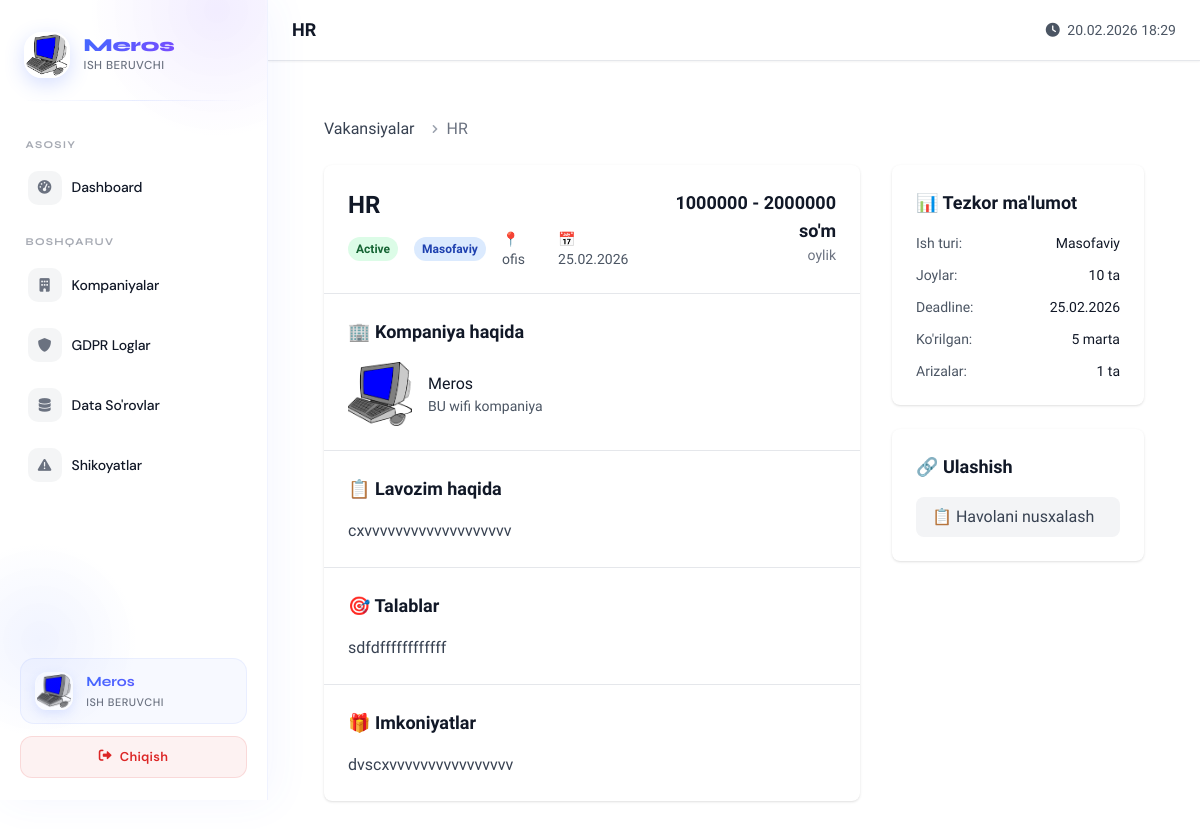
The page /job/2/ (signed in) on the database its author committed.
### hr_bolim/models.py (models this page shows, shortened)
class EmployerJob(models.Model):
    STATUS_CHOICES = (
        ("draft", "Draft"),
        ("active", "Active"),
        ("closed", "Closed"),
        ("paused", "Paused"),
    )
    EMPLOYMENT_TYPE = (
        ("full-time", "To'liq stavka"),
        ("part-time", "Qisman stavka"),
        ("remote", "Masofaviy"),
        ("hybrid", "Gibrid"),
        ("internship", "Stajirovka"),
    )
    company = models.ForeignKey(Company, on_delete=models.CASCADE, related_name='jobs')
    title = models.CharField(max_length=200)
    employment_type = models.CharField(max_length=50, choices=EMPLOYMENT_TYPE)
    salary_min = models.DecimalField(max_digits=12, decimal_places=0, blank=True, null=True)
    salary_max = models.DecimalField(max_digits=12, decimal_places=0, blank=True, null=True)
    requirements = models.TextField()
    responsibilities = models.TextField()
    benefits = models.TextField(blank=True, null=True)
    location = models.CharField(max_length=200)
    deadline = models.DateTimeField()
    positions_count = models.PositiveIntegerField(default=1)
    status = models.CharField(max_length=20, choices=STATUS_CHOICES, default="draft")
    view_count = models.PositiveIntegerField(default=0)
    application_count = models.PositiveIntegerField(default=0)
    created_at = models.DateTimeField(auto_now_add=True)
    updated_at = models.DateTimeField(auto_now=True)

class CompanyProfile(models.Model):
    company = models.OneToOneField(Company, on_delete=models.CASCADE, related_name='profile')
    logo = models.ImageField(upload_to='company_logos/', blank=True, null=True)
    description = models.TextField()
    address = models.TextField()
    website = models.URLField(blank=True, null=True)
    facebook = models.URLField(blank=True, null=True)
    linkedin = models.URLField(blank=True, null=True)
    instagram = models.URLField(blank=True, null=True)
    telegram = models.URLField(blank=True, null=True)
    total_jobs_posted = models.PositiveIntegerField(default=0)
    total_applications = models.PositiveIntegerField(default=0)
    profile_views = models.PositiveIntegerField(default=0)
    created_at = models.DateTimeField(auto_now_add=True)
    updated_at = models.DateTimeField(auto_now=True)

class Company(models.Model):
    user = models.OneToOneField(User, on_delete=models.CASCADE, related_name='company')
    company_name = models.CharField(max_length=200)
    stir = models.CharField(max_length=50, unique=True, help_text="STIR / Ro'yxat raqami")
    email = models.EmailField()
    responsible_person = models.CharField(max_length=150)
    phone = models.CharField(max_length=20)
    data_processing_consent = models.BooleanField(default=False)
    consent_date = models.DateTimeField(blank=True, null=True)
    is_verified = models.BooleanField(default=False)
    created_at = models.DateTimeField(auto_now_add=True)
    updated_at = models.DateTimeField(auto_now=True)

### hr_bolim/views.py (the view)
# urls.py: path('job/<int:job_id>/', job_detail, name='job_detail'),
@login_required
def job_detail(request, job_id):
    try:
        job = EmployerJob.objects.get(id=job_id)
    except EmployerJob.DoesNotExist:
        messages.error(request, "Vakansiya topilmadi.")
        return redirect('jobs_list')
    job.view_count += 1
    job.save(update_fields=['view_count'])
    has_applied = False
    if request.user.is_authenticated and request.user.role == 'candidate':
        has_applied = CandidateApplication.objects.filter(
            job=job,
            candidate=request.user
        ).exists()
    context = {
        'job': job,
        'has_applied': has_applied,
    }
    return render(request, 'hr_bolim/job_detail.html', context)

### hr_bolim/templates/hr_bolim/job_detail.html (shortened to what this page needs)
{% extends 'hr_bolim/base_with_sidebar.html' %}
{% load static %}
{% block page_title %}{{ job.title }}{% endblock %}
{% block content %}
<div class="max-w-7xl mx-auto px-4 sm:px-6 lg:px-8 py-8">
    <nav class="flex mb-6" aria-label="Breadcrumb">
        <ol class="inline-flex items-center space-x-1 md:space-x-3">
            <li class="inline-flex items-center">
                <a href="{% url 'jobs_list' %}" class="text-gray-700 hover:text-gray-900">
                    Vakansiyalar
                </a>
            </li>
            <li>
                <div class="flex items-center">
                    <svg class="w-4 h-4 text-gray-400" fill="currentColor" viewBox="0 0 20 20">
                        <path fill-rule="evenodd" d="M7.293 14.707a1 1 0 010-1.414L10.586 10 7.293 6.707a1 1 0 011.414-1.414l4 4a1 1 0 010 1.414l-4 4a1 1 0 01-1.414 0z" clip-rule="evenodd"></path>
                    </svg>
                    <span class="ml-1 text-gray-500">{{ job.title }}</span>
                </div>
            </li>
        </ol>
    </nav>
    <div class="grid grid-cols-1 lg:grid-cols-3 gap-8">
        <div class="lg:col-span-2">
            <div class="bg-white rounded-lg shadow">
                <div class="p-6 border-b border-gray-200">
                    <div class="flex items-start justify-between">
                        <div>
                            <h1 class="text-2xl font-bold text-gray-900 mb-2">{{ job.title }}</h1>
                            <div class="flex items-center space-x-4 text-sm text-gray-600">
                                <span class="inline-flex px-2 py-1 text-xs font-semibold rounded-full bg-green-100 text-green-800">
                                    {{ job.get_status_display }}
                                </span>
                                <span class="inline-flex px-2 py-1 text-xs font-semibold rounded-full bg-blue-100 text-blue-800">
                                    {{ job.get_employment_type_display }}
                                </span>
                                <span>📍 {{ job.location }}</span>
                                <span>📅 {{ job.deadline|date:"d.m.Y" }}</span>
                            </div>
                        </div>
                        <div class="text-right">
                            <div class="text-lg font-semibold text-gray-900">
                                {% if job.salary_min and job.salary_max %}
                                    {{ job.salary_min }} - {{ job.salary_max }} so'm
                                {% elif job.salary_min %}
                                    {{ job.salary_min }} so'm dan
                                {% else %}
                                    Kelishilgan
                                {% endif %}
                            </div>
                            <div class="text-sm text-gray-500">oylik</div>
                        </div>
                    </div>
                </div>
                <div class="p-6 border-b border-gray-200">
                    <h2 class="text-lg font-semibold text-gray-900 mb-4">🏢 Kompaniya haqida</h2>
                    <div class="flex items-center space-x-4">
                        {% if job.company.profile.logo %}
                            <img src="{{ job.company.profile.logo.url }}" alt="{{ job.company.company_name }}" class="w-16 h-16 rounded-lg object-cover">
                        {% else %}
                            <div class="w-16 h-16 bg-gray-200 rounded-lg flex items-center justify-center">
                                <span class="text-gray-500 font-medium">{{ job.company.company_name|slice:":2"|upper }}</span>
                            </div>
                        {% endif %}
                        <div>
                            <h3 class="font-medium text-gray-900">{{ job.company.company_name }}</h3>
                            <p class="text-sm text-gray-600">{{ job.company.profile.description|truncatewords:20 }}</p>
                        </div>
                    </div>
                </div>
                <div class="p-6 border-b border-gray-200">
                    <h2 class="text-lg font-semibold text-gray-900 mb-4">📋 Lavozim haqida</h2>
                    <div class="prose max-w-none">
                        <p class="text-gray-700 whitespace-pre-wrap">{{ job.responsibilities }}</p>
                    </div>
                </div>
                <div class="p-6 border-b border-gray-200">
                    <h2 class="text-lg font-semibold text-gray-900 mb-4">🎯 Talablar</h2>
                    <div class="prose max-w-none">
                        <p class="text-gray-700 whitespace-pre-wrap">{{ job.requirements }}</p>
                    </div>
                </div>
                {% if job.benefits %}
                <div class="p-6">
                    <h2 class="text-lg font-semibold text-gray-900 mb-4">🎁 Imkoniyatlar</h2>
                    <div class="prose max-w-none">
                        <p class="text-gray-700 whitespace-pre-wrap">{{ job.benefits }}</p>
                    </div>
                </div>
                {% endif %}
            </div>
        </div>
        <div class="lg:col-span-1 space-y-6">
            <div class="bg-white rounded-lg shadow p-6">
                <h3 class="text-lg font-semibold text-gray-900 mb-4">📊 Tezkor ma'lumot</h3>
                <div class="space-y-3 text-sm">
                    <div class="flex justify-between">
                        <span class="text-gray-600">Ish turi:</span>
                        <span class="font-medium">{{ job.get_employment_type_display }}</span>
                    </div>
                    <div class="flex justify-between">
                        <span class="text-gray-600">Joylar:</span>
                        <span class="font-medium">{{ job.positions_count }} ta</span>
                    </div>
                    <div class="flex justify-between">
                        <span class="text-gray-600">Deadline:</span>
                        <span class="font-medium">{{ job.deadline|date:"d.m.Y" }}</span>
                    </div>
                    <div class="flex justify-between">
                        <span class="text-gray-600">Ko'rilgan:</span>
                        <span class="font-medium">{{ job.view_count }} marta</span>
                    </div>
                    <div class="flex justify-between">
                        <span class="text-gray-600">Arizalar:</span>
                        <span class="font-medium">{{ job.application_count }} ta</span>
                    </div>
                </div>
            </div>
            <div class="bg-white rounded-lg shadow p-6">
                <h3 class="text-lg font-semibold text-gray-900 mb-4">🔗 Ulashish</h3>
                <div class="space-y-2">
                    <button onclick="copyLink()" class="w-full px-4 py-2 bg-gray-100 text-gray-700 rounded-lg hover:bg-gray-200 text-left">
                        📋 Havolani nusxalash
                    </button>
                </div>
            </div>
        </div>
    </div>
</div>
{% endblock %}

### hr_bolim/templates/hr_bolim/base_with_sidebar.html (style rules this page uses)
* { margin: 0; padding: 0; box-sizing: border-box; }
body { font-family: 'Onest', -apple-system, BlinkMacSystemFont, sans-serif; color: var(--text-dark); line-height: 1.6; overflow-x: hidden; background: var(--bg-light); }

### hr_bolim/templates/hr_bolim/components/sidebar.html (style rules this page uses)
:root { --primary: #4169FF; --primary-purple: #7B4BFF; --gradient-primary: linear-gradient(135deg, #4169FF 0%, #7B4BFF 100%); --text-dark: #111827; --text-gray: #6b7280; --bg-sidebar: #ffffff; --bg-hover: #f5f7ff; --border: #eef2ff; --surface-glass: rgba(255,255,255,0.72); --surface-active: linear-gradient(135deg, #4169FF 0%, #7B4BFF 100%); --shadow-link: 0 8px 24px rgba(65,105,255,0.28); --radius-sidebar: 0px; --radius-link: 14px; --radius-avatar: 18px; --font-heading: 'Syne', sans-serif; --font-body: 'DM Sans', sans-serif; --sidebar-width: 268px; --transition: 0.28s cubic-bezier(.4,0,.2,1); }

### rows shown on the page
EmployerJob: title "HR", status "Active", employment_type "Masofaviy", location "ofis", deadline "25.02.2026", salary_min "1000000", salary_max "2000000", company.profile.logo (picture), company.company_name "Meros", company.profile.description "BU wifi kompaniya", responsibilities "cxvvvvvvvvvvvvvvvvvvv", requirements "sdfdffffffffffff", benefits "dvscxvvvvvvvvvvvvvvvv", positions_count "10", view_count "5", application_count "1"
